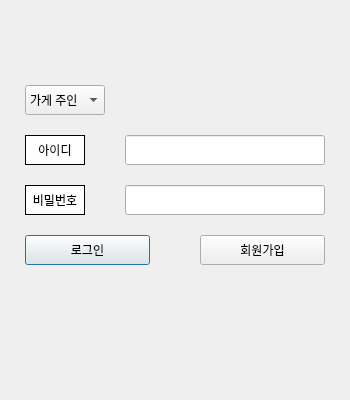
<?xml version="1.0" encoding="UTF-8"?>
<ui version="4.0">
 <class>Dialog</class>
 <widget class="QDialog" name="Dialog">
  <property name="geometry">
   <rect>
    <x>0</x>
    <y>0</y>
    <width>350</width>
    <height>400</height>
   </rect>
  </property>
  <property name="sizePolicy">
   <sizepolicy hsizetype="Fixed" vsizetype="Fixed">
    <horstretch>0</horstretch>
    <verstretch>0</verstretch>
   </sizepolicy>
  </property>
  <property name="windowTitle">
   <string>Dialog</string>
  </property>
  <widget class="QLabel" name="label">
   <property name="geometry">
    <rect>
     <x>25</x>
     <y>135</y>
     <width>60</width>
     <height>30</height>
    </rect>
   </property>
   <property name="layoutDirection">
    <enum>Qt::LeftToRight</enum>
   </property>
   <property name="autoFillBackground">
    <bool>false</bool>
   </property>
   <property name="styleSheet">
    <string notr="true">border: 1px solid black;
background-color: white;</string>
   </property>
   <property name="text">
    <string>아이디</string>
   </property>
   <property name="alignment">
    <set>Qt::AlignCenter</set>
   </property>
  </widget>
  <widget class="QLabel" name="label_2">
   <property name="geometry">
    <rect>
     <x>25</x>
     <y>185</y>
     <width>60</width>
     <height>30</height>
    </rect>
   </property>
   <property name="autoFillBackground">
    <bool>false</bool>
   </property>
   <property name="styleSheet">
    <string notr="true">border: 1px solid black;
background-color: white;
</string>
   </property>
   <property name="text">
    <string>비밀번호</string>
   </property>
   <property name="alignment">
    <set>Qt::AlignCenter</set>
   </property>
  </widget>
  <widget class="QPushButton" name="loginButton">
   <property name="geometry">
    <rect>
     <x>25</x>
     <y>235</y>
     <width>125</width>
     <height>30</height>
    </rect>
   </property>
   <property name="text">
    <string>로그인</string>
   </property>
  </widget>
  <widget class="QPushButton" name="registrationButton">
   <property name="geometry">
    <rect>
     <x>200</x>
     <y>235</y>
     <width>125</width>
     <height>30</height>
    </rect>
   </property>
   <property name="text">
    <string>회원가입</string>
   </property>
  </widget>
  <widget class="QLineEdit" name="id_lineEdit">
   <property name="geometry">
    <rect>
     <x>125</x>
     <y>135</y>
     <width>200</width>
     <height>30</height>
    </rect>
   </property>
  </widget>
  <widget class="QLineEdit" name="pw_lineEdit">
   <property name="geometry">
    <rect>
     <x>125</x>
     <y>185</y>
     <width>200</width>
     <height>30</height>
    </rect>
   </property>
   <property name="contextMenuPolicy">
    <enum>Qt::DefaultContextMenu</enum>
   </property>
   <property name="echoMode">
    <enum>QLineEdit::Password</enum>
   </property>
  </widget>
  <widget class="QComboBox" name="comboBox">
   <property name="geometry">
    <rect>
     <x>25</x>
     <y>85</y>
     <width>80</width>
     <height>30</height>
    </rect>
   </property>
   <item>
    <property name="text">
     <string>가게 주인</string>
    </property>
   </item>
   <item>
    <property name="text">
     <string>가게 직원</string>
    </property>
   </item>
   <item>
    <property name="text">
     <string>손님</string>
    </property>
   </item>
  </widget>
 </widget>
 <tabstops>
  <tabstop>comboBox</tabstop>
  <tabstop>id_lineEdit</tabstop>
  <tabstop>pw_lineEdit</tabstop>
  <tabstop>loginButton</tabstop>
  <tabstop>registrationButton</tabstop>
 </tabstops>
 <resources/>
 <connections/>
</ui>
